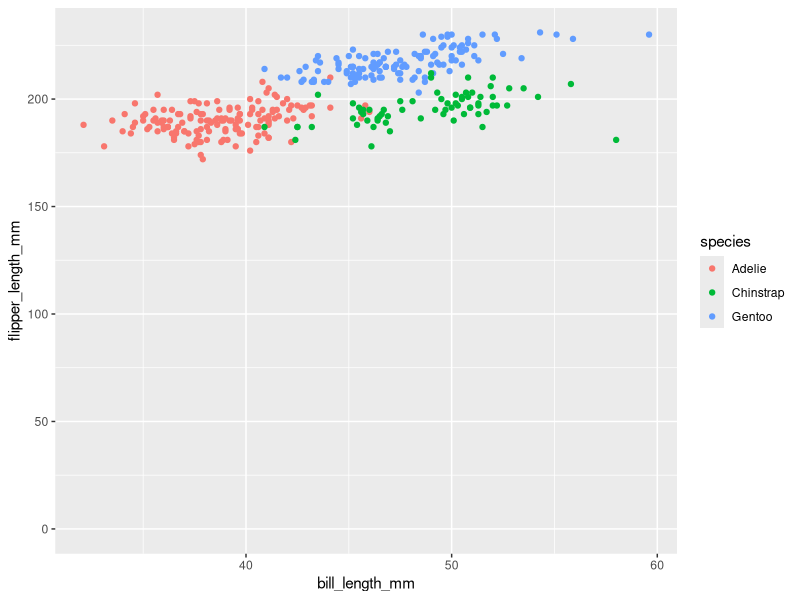

Generate this figure with R:
## ---- chunk 1
library(tidyverse)
## ---- chunk 2
set.seed(5)

random_df = tibble(
  val = rnorm(10, sd = .5), ## random sample of size 10
  vec_logical = c(TRUE, TRUE, TRUE, TRUE, TRUE, TRUE, TRUE, TRUE, TRUE, TRUE), ## initialize the logical factor as all true
  vec_char = c("A", "B", "C", "D", "E", "F", "G", "H", "I", "J"), ## character vector of length 10
  vec_factor = factor(c("pro", "con", "non", "non", "con", "pro", "con", "non", "pro", "non")) ## factor vector of length 10 with 3 different levels
)

## show(random_df)

random_df$vec_logical <- ifelse(random_df$val < 0, FALSE, TRUE) ## edit the logical vector according to positive or not of each sample value

## show(random_df)
## ---- chunk 3
mean(pull(random_df, val)) ## try get mean of values
mean(pull(random_df, vec_logical)) ## try get mean of logical factors
mean(pull(random_df, vec_char)) ## try get mean of characters
mean(pull(random_df, vec_factor)) ## try get mean of factors
## ---- chunk 4
## convert variables to numeric
as.numeric(pull(random_df, vec_logical))
as.numeric(pull(random_df, vec_char))
as.numeric(pull(random_df, vec_factor))
## ---- chunk 5
## get the penguins dataset
data("penguins", package = "palmerpenguins")

## check information about this dataset
names(penguins)
## view(penguins)
head(penguins)
nrow(penguins)
ncol(penguins)
## skimr::skim(penguins)
## ---- chunk 6
penguins$flipper_length_mm [is.na(penguins$flipper_length_mm)] <- 0 ## rewite all NA's as 0
## head(penguins)
mean(pull(penguins, flipper_length_mm)) ## calculate the mean length
## ---- chunk 7
ggplot(penguins, aes(x = bill_length_mm, y = flipper_length_mm, color = species)) + geom_point() ## create a scatter plot according to penguin species
## save the scatter plot to local
## ggsave("scatter_HW1_P2.pdf", height = 4, width = 6)
